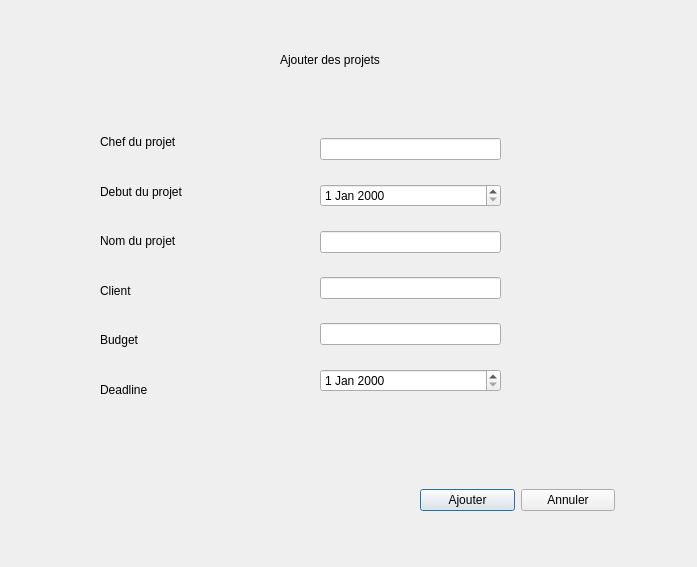
<?xml version="1.0" encoding="UTF-8"?>
<ui version="4.0">
 <class>AjoutProjet</class>
 <widget class="QDialog" name="AjoutProjet">
  <property name="geometry">
   <rect>
    <x>0</x>
    <y>0</y>
    <width>697</width>
    <height>567</height>
   </rect>
  </property>
  <property name="windowTitle">
   <string>Dialog</string>
  </property>
  <widget class="QLabel" name="label">
   <property name="geometry">
    <rect>
     <x>280</x>
     <y>50</y>
     <width>181</width>
     <height>20</height>
    </rect>
   </property>
   <property name="text">
    <string>Ajouter des projets</string>
   </property>
  </widget>
  <widget class="QWidget" name="verticalLayoutWidget_2">
   <property name="geometry">
    <rect>
     <x>320</x>
     <y>120</y>
     <width>181</width>
     <height>291</height>
    </rect>
   </property>
   <layout class="QVBoxLayout" name="verticalLayout_2">
    <item>
     <widget class="QLineEdit" name="lineEdit"/>
    </item>
    <item>
     <widget class="QDateEdit" name="dateEdit"/>
    </item>
    <item>
     <widget class="QLineEdit" name="lineEdit_2"/>
    </item>
    <item>
     <widget class="QLineEdit" name="lineEdit_3"/>
    </item>
    <item>
     <widget class="QLineEdit" name="lineEdit_4"/>
    </item>
    <item>
     <widget class="QDateEdit" name="dateEdit_2"/>
    </item>
   </layout>
  </widget>
  <widget class="QWidget" name="horizontalLayoutWidget">
   <property name="geometry">
    <rect>
     <x>420</x>
     <y>460</y>
     <width>195</width>
     <height>80</height>
    </rect>
   </property>
   <layout class="QHBoxLayout" name="horizontalLayout">
    <item>
     <widget class="QPushButton" name="pushButton_2">
      <property name="text">
       <string>Ajouter</string>
      </property>
     </widget>
    </item>
    <item>
     <widget class="QPushButton" name="pushButton">
      <property name="text">
       <string>Annuler</string>
      </property>
     </widget>
    </item>
   </layout>
  </widget>
  <widget class="QWidget" name="verticalLayoutWidget">
   <property name="geometry">
    <rect>
     <x>100</x>
     <y>120</y>
     <width>181</width>
     <height>291</height>
    </rect>
   </property>
   <layout class="QVBoxLayout" name="verticalLayout">
    <item>
     <widget class="QLabel" name="label_3">
      <property name="text">
       <string>Chef du projet</string>
      </property>
     </widget>
    </item>
    <item>
     <widget class="QLabel" name="label_6">
      <property name="text">
       <string>Debut du projet</string>
      </property>
     </widget>
    </item>
    <item>
     <widget class="QLabel" name="label_2">
      <property name="text">
       <string>Nom du projet</string>
      </property>
     </widget>
    </item>
    <item>
     <widget class="QLabel" name="label_5">
      <property name="text">
       <string>Client</string>
      </property>
     </widget>
    </item>
    <item>
     <widget class="QLabel" name="label_4">
      <property name="text">
       <string>Budget</string>
      </property>
     </widget>
    </item>
    <item>
     <widget class="QLabel" name="label_7">
      <property name="text">
       <string>Deadline</string>
      </property>
     </widget>
    </item>
   </layout>
  </widget>
 </widget>
 <resources/>
 <connections/>
</ui>
